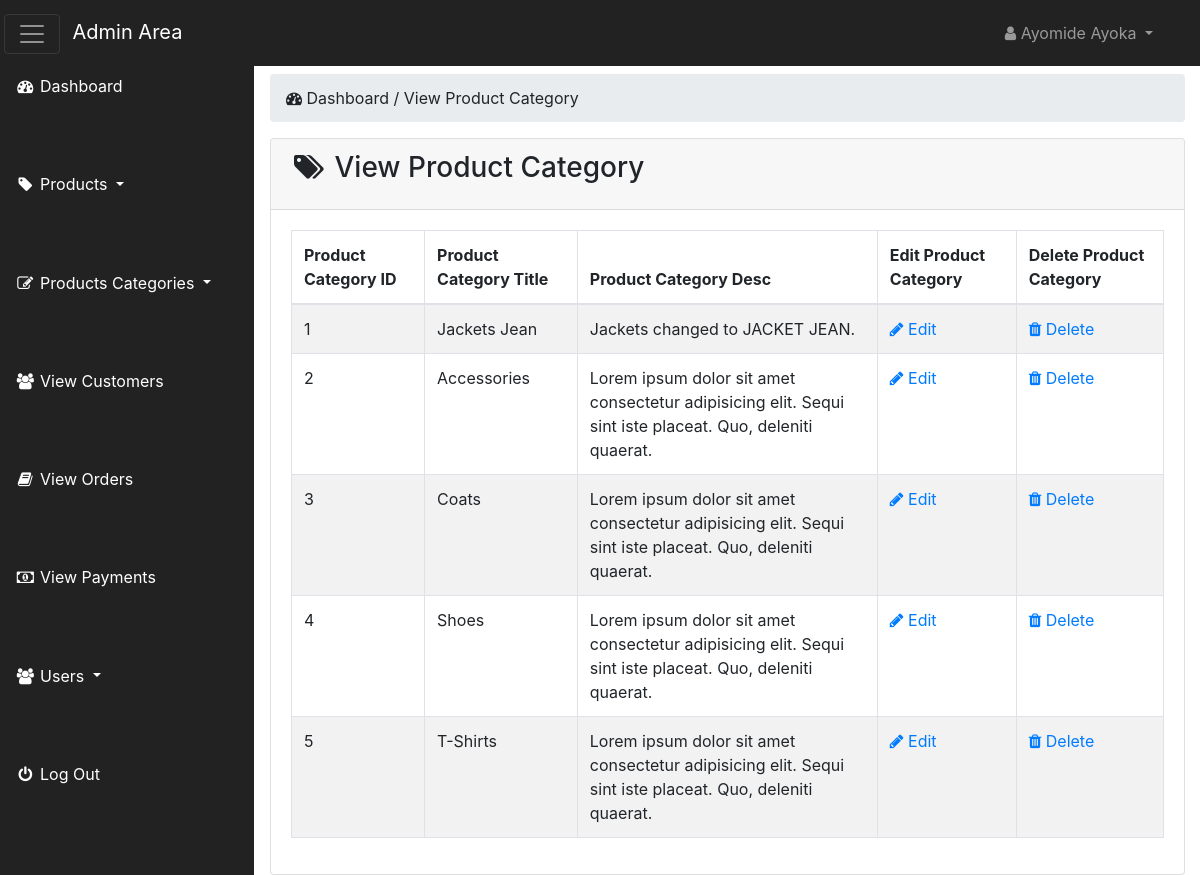
The app's page /admin_area/index.php?view_p_cats (signed in) with its own data.
### tables this page shows
CREATE TABLE `product_categories` (
  `p_cat_id` int(100) NOT NULL,
  `p_cat_title` text NOT NULL,
  `p_cat_desc` text NOT NULL
);

### admin_area/view_p_cats.php (the view, shortened to what this page needs)
<?php
   if(!isset($_SESSION['admin_email'])) {
    echo "<script> window.open('login.php','_self') </script>";
   }
   else{
?>
<div class="row">
    <div class="col-lg-12 mt-4">
        <ol class="breadcrumb">
            <li class="active">
                <i class="fa fa-dashboard"></i> Dashboard / View Product Category
            </li>
        </ol>
    </div>
</div>
<div class="row">
    <div class="col-lg-12">
        <div class="card">
            <div class="card-header">
                <h3 class="card-title">
                    <i class="fa fa-tags fa-fw"></i> View Product Category
                </h3>
            </div>
            <div class="card-body">
                <div class="table-responsive">
                    <table class="table table-hover table-striped table-bordered">
                        <thead>
                            <tr>
                                <th> Product Category ID </th>
                                <th> Product Category Title </th>
                                <th> Product Category Desc </th>
                                <th> Edit Product Category </th>
                                <th> Delete Product Category </th>
                            </tr>
                        </thead>
                        <tbody>
                          <?php
                            $get_p_cats = "select * from product_categories";
                            $run_p_cats = mysqli_query($con,$get_p_cats);
                            while($row_p_cats = mysqli_fetch_array($run_p_cats)) {
                                $p_cat_id = $row_p_cats['p_cat_id'];
                                $p_cat_title = $row_p_cats['p_cat_title'];
                                $p_cat_desc = $row_p_cats['p_cat_desc'];
                          ?>
                          <tr>
                              <td> <?php echo $p_cat_id; ?> </td>
                              <td> <?php echo $p_cat_title; ?> </td>
                              <td width="300">  <?php echo $p_cat_desc; ?> </td>
                              <td>
                                  <a href="index.php?edit_p_cat=<?php echo $p_cat_id; ?>">
                                  <i class="fa fa-pencil"></i> Edit</a>
                              </td>
                              <td>
                                  <a href="index.php?delete_p_cat=<?php echo $p_cat_id; ?>">
                                  <i class="fa fa-trash"></i> Delete</a>
                              </td>
                          </tr>
                            <?php } ?>
                        </tbody>
                    </table>
                </div>
            </div>
        </div>
    </div>
</div>
<?php } ?>

### admin_area/includes/sidebar.php (shortened to what this page needs)
<?php
   if(!isset($_SESSION['admin_email'])) {
    echo "<script> window.open('login.php','_self') </script>";
   }
   else{
?>
<nav class="navbar navbar-inverse fixed-top navbar-dark bg-dark" id="first-nav">
    <div class="navbar-header">
        <button class="navbar-toggler mr-2" id="basttoggle" type="button" data-toggle="collapse" data-target=".navbar-ex1-collapse">
            <span class="navbar-toggler-icon"></span>
        </button>
        <a href="index.php?dashboard" class="navbar-brand">Admin Area</a>
    </div>
    <ul class="nav navbar-right top-nav">
        <li class="nav-item dropdown">
            <a class="nav-link dropdown-toggle" href="#" data-toggle="dropdown">
               <i class="fa fa-user"></i> <?php echo $admin_name; ?>
            </a>
        </li>
    </ul>
    <div class=" navbar-collapse navbar-ex1-collapse">
        <ul class="nav side-nav" id="side-nav">
            <li>
                <a class="nav-link" href="index.php?dashboard">
                  <i class="fa fa-fw fa-dashboard"></i> Dashboard
                </a>
            </li>
            <li class="nav-item dropdown">
                <a class="nav-link dropdown-toggle" href="#" data-toggle="dropdown" data-target="#products">
                  <i class="fa fa-fw fa-tag"></i> Products
                </a>
            </li>
            <li class="nav-item dropdown">
                <a class="nav-link dropdown-toggle" href="#" data-toggle="dropdown" data-target="#products">
                  <i class="fa fa-fw fa-edit"></i> Products Categories
                </a>
            </li>
            <li>
                <a  class="nav-link" href="index.php?view_customers">
                  <i class="fa fa-fw fa-users"></i> View Customers
                </a>
            </li>
            <li>
                <a  class="nav-link" href="index.php?view_orders">
                  <i class="fa fa-fw fa-book"></i> View Orders
                </a>
            </li>
            <li>
                <a  class="nav-link" href="index.php?view_payments">
                  <i class="fa fa-fw fa-money"></i> View Payments
                </a>
            </li>
            <li class="nav-item dropdown">
                <a class="nav-link dropdown-toggle" href="#" data-toggle="dropdown" data-target="#products">
                  <i class="fa fa-fw fa-users"></i> Users
                </a>
            </li>
            <li>
                <a class="nav-link" href="logout.php">
                  <i class="fa fa-fw fa-power-off"></i> Log Out
                </a>
            </li>
        </ul>
    </div>
</nav>
<?php } ?>

### admin_area/css/style.css (style rules this page uses)
* { margin: 0; padding: 0; }
body { margin-top: 100px; }
@media (min-width:768px) { body { margin-top: 50px; } }
#first-nav { background-color: #222222 !important; }
#first-nav #basttoggle { margin-left: -12px; }
#first-nav .top-nav { margin:0 15px; }
.top-nav>li>a { color:#999999; line-height: 20px; padding-top: 15px; padding-bottom: 15px; }
#side-nav { margin: -17px !important; }
.side-nav>li { padding: 0; margin: 0; }
.side-nav>li>a { color: #ffffff; }
@media (min-width:768px) { .side-nav { position: fixed; top: 83px; bottom: 0; width: 255px; overflow-x: hidden; overflow-y: auto; background-color: #222222; padding-bottom: 40px; border-radius: 0; } }
@media (min-width:768px) { .side-nav>li>a { width: 255px; } }
.card-body { border-radius: 5px; }

### records on screen
product_categories: p_cat_id "1", p_cat_title "Jackets Jean", p_cat_desc "Jackets changed to JACKET JEAN."
product_categories: p_cat_id "2", p_cat_title "Accessories", p_cat_desc "Lorem ipsum dolor sit amet consectetur adipisicing elit. Sequi sint iste placeat. Quo, deleniti quaerat."
product_categories: p_cat_id "3", p_cat_title "Coats", p_cat_desc "Lorem ipsum dolor sit amet consectetur adipisicing elit. Sequi sint iste placeat. Quo, deleniti quaerat."
product_categories: p_cat_id "4", p_cat_title "Shoes", p_cat_desc "Lorem ipsum dolor sit amet consectetur adipisicing elit. Sequi sint iste placeat. Quo, deleniti quaerat."
product_categories: p_cat_id "5", p_cat_title "T-Shirts", p_cat_desc "Lorem ipsum dolor sit amet consectetur adipisicing elit. Sequi sint iste placeat. Quo, deleniti quaerat."

### other values on screen
$admin_name "Ayomide Ayoka"
